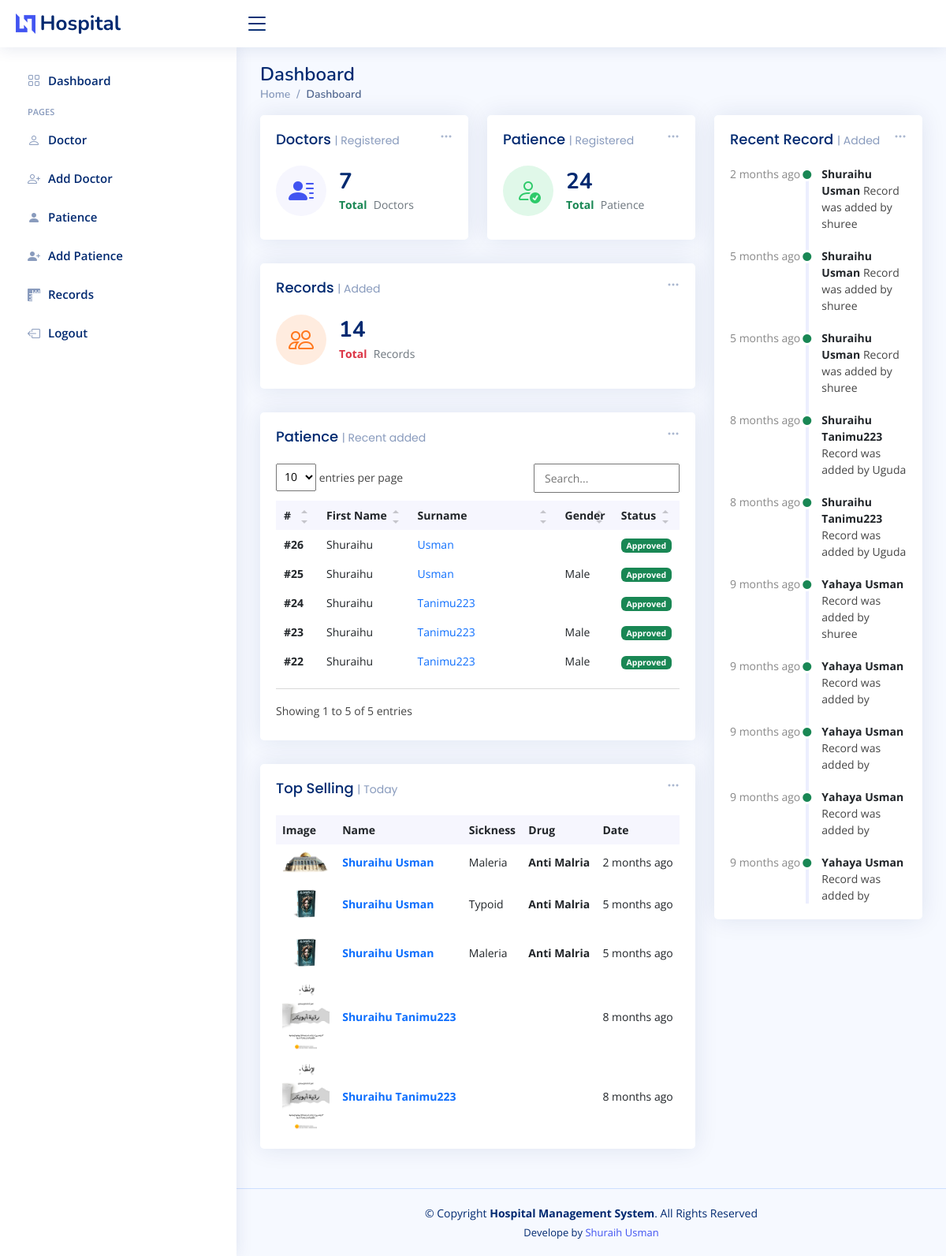
The page /admin/dashboard.php (signed in) on the database its author committed.
### tables this page shows
CREATE TABLE `patience` (
  `id` int(11) NOT NULL,
  `firstname` varchar(20) DEFAULT NULL,
  `surname` varchar(20) DEFAULT NULL,
  `middlename` varchar(20) DEFAULT NULL,
  `gender` varchar(10) DEFAULT NULL,
  `images` varchar(50) DEFAULT NULL,
  `addresss` text DEFAULT NULL
);

CREATE TABLE `record` (
  `id` int(11) NOT NULL,
  `sickness` varchar(220) DEFAULT NULL,
  `drug` varchar(50) DEFAULT NULL,
  `descriptions` varchar(200) DEFAULT NULL,
  `images` varchar(50) DEFAULT NULL,
  `pt_id` int(11) NOT NULL,
  `fullname` varchar(222) NOT NULL,
  `dates` datetime NOT NULL,
  `d_id` int(11) NOT NULL
);

### config/config.php (called while the page is built, shortened)
<?php
function to_time_ago( $time ) {
    $diff = time() - $time;
    $time_rules = array (
                12 * 30 * 24 * 60 * 60 => 'year',
                30 * 24 * 60 * 60       => 'month',
                24 * 60 * 60           => 'day',
                60 * 60                   => 'hour',
                60                       => 'minute',
                1                       => 'second'
    );
    foreach( $time_rules as $secs => $str ) {
        $div = $diff / $secs;
        if( $div >= 1 ) {
            $t = round( $div );
            return $t . ' ' . $str .
                ( $t > 1 ? 's' : '' ) . ' ago';
        }
    }
}

### admin/dashboard.php (the view, shortened to what this page needs)
<?php
require_once("../config/config.php");
require_once("header.php");
$sql = "SELECT COUNT(*) AS total_doctors FROM doctor";
$res = $db->query($sql);
$row = $res->fetch_assoc();
$total_doctors = $row['total_doctors'];
$sql = "SELECT COUNT(*) AS total_patience FROM patience";
$res = $db->query($sql);
$row = $res->fetch_assoc();
$total_patience = $row['total_patience'];
$sql = "SELECT COUNT(*) AS total_record FROM record";
$res = $db->query($sql);
$row = $res->fetch_assoc();
$total_record = $row['total_record'];
$sql = "SELECT record.*, COALESCE(admin_tb.username, doctor.username) AS adc_name
 FROM record
 LEFT JOIN admin_tb ON record.d_id = admin_tb.id
 LEFT JOIN doctor ON record.d_id = doctor.id
 ORDER BY record.id DESC LIMIT 10 ";
$rec_res = $db->query($sql);
$sql = "SELECT * FROM patience ORDER BY id DESC LIMIT 5";
$respat = $db->query($sql);
$sql = "SELECT * FROM record ORDER BY id DESC LIMIT 5";
$resrec = $db->query($sql);
?>
<main id="main" class="main">
<div class="pagetitle">
  <h1>Dashboard</h1>
  <nav>
    <ol class="breadcrumb">
      <li class="breadcrumb-item"><a href="dashboard.php">Home</a></li>
      <li class="breadcrumb-item active">Dashboard</li>
    </ol>
  </nav>
</div>
<section class="section dashboard">
  <div class="row">
    <div class="col-lg-8">
      <div class="row">
        <div class="col-xxl-4 col-md-6">
          <div class="card info-card sales-card">
            <div class="filter">
              <a class="icon" href="#" data-bs-toggle="dropdown" aria-expanded="false"><i class="bi bi-three-dots"></i></a>
            </div>
            <div class="card-body">
              <h5 class="card-title"> Doctors <span>| Registered</span></h5>
              <div class="d-flex align-items-center">
                <div class="card-icon rounded-circle d-flex align-items-center justify-content-center">
                  <i class="bi bi-person-lines-fill"></i>
                </div>
                <div class="ps-3">
                  <h6><?php echo $total_doctors;?></h6>
                  <span class="text-success small pt-1 fw-bold">Total</span> <span class="text-muted small pt-2 ps-1">Doctors</span>
                </div>
              </div>
            </div>
          </div>
        </div>
        <div class="col-xxl-4 col-md-6">
          <div class="card info-card revenue-card">
            <div class="filter">
              <a class="icon" href="#" data-bs-toggle="dropdown"><i class="bi bi-three-dots"></i></a>
            </div>
            <div class="card-body">
              <h5 class="card-title">Patience <span>| Registered</span></h5>
              <div class="d-flex align-items-center">
                <div class="card-icon rounded-circle d-flex align-items-center justify-content-center">
                  <i class="bi bi-person-check"></i>
                </div>
                <div class="ps-3">
                  <h6><?php echo $total_patience;?></h6>
                  <span class="text-success small pt-1 fw-bold">Total</span> <span class="text-muted small pt-2 ps-1">Patience</span>
                </div>
              </div>
            </div>
          </div>
        </div>
        <div class="col-xxl-4 col-xl-12">
          <div class="card info-card customers-card">
            <div class="filter">
              <a class="icon" href="#" data-bs-toggle="dropdown"><i class="bi bi-three-dots"></i></a>
            </div>
            <div class="card-body">
              <h5 class="card-title">Records <span>| Added</span></h5>
              <div class="d-flex align-items-center">
                <div class="card-icon rounded-circle d-flex align-items-center justify-content-center">
                  <i class="bi bi-people"></i>
                </div>
                <div class="ps-3">
                  <h6><?php echo $total_record;?></h6>
                  <span class="text-danger small pt-1 fw-bold">Total</span> <span class="text-muted small pt-2 ps-1">Records</span>
                </div>
              </div>
            </div>
          </div>
        </div>
        <div class="col-12">
          <div class="card recent-sales overflow-auto">
            <div class="filter">
              <a class="icon" href="#" data-bs-toggle="dropdown"><i class="bi bi-three-dots"></i></a>
            </div>
            <div class="card-body">
              <h5 class="card-title"> Patience <span>| Recent added</span></h5>
              <div class="dataTable-wrapper dataTable-loading no-footer sortable searchable fixed-columns"><div class="dataTable-top"><div class="dataTable-dropdown"><label><select class="dataTable-selector"><option value="5">5</option><option value="10" selected="">10</option><option value="15">15</option><option value="20">20</option><option value="25">25</option></select> entries per page</label></div><div class="dataTable-search"><input class="dataTable-input" placeholder="Search..." type="text"></div></div><div class="dataTable-container"><table class="table table-borderless datatable dataTable-table">
                <thead>
                  <tr><th scope="col" data-sortable="" style="width: 10.8992%;"><a href="#" class="dataTable-sorter">#</a></th><th scope="col" data-sortable="" style="width: 23.9782%;"><a href="#" class="dataTable-sorter">First Name</a></th><th scope="col" data-sortable="" style="width: 40.1907%;"><a href="#" class="dataTable-sorter">Surname</a></th><th scope="col" data-sortable="" style="width: 9.80926%;"><a href="#" class="dataTable-sorter">Gender</a></th><th scope="col" data-sortable="" style="width: 15.1226%;"><a href="#" class="dataTable-sorter">Status</a></th></tr>
                </thead>
                <tbody>
                  <?php foreach ($respat as $row) {
                    echo '
                    <tr>
                    <th scope="row"><a href="#">#'.$row['id'].'</a></th><td>'.$row['firstname'].'</td><td><a href="#" class="text-primary">'.$row['surname'].'</a></td><td>'.$row['gender'].'</td><td><span class="badge bg-success">Approved</span></td></tr>';
                  }
                  ?>
                    </tbody>
              </table></div><div class="dataTable-bottom"><div class="dataTable-info">Showing 1 to 5 of 5 entries</div><nav class="dataTable-pagination"><ul class="dataTable-pagination-list"></ul></nav></div></div>
            </div>
          </div>
        </div>
        <div class="col-12">
          <div class="card top-selling overflow-auto">
            <div class="filter">
              <a class="icon" href="#" data-bs-toggle="dropdown"><i class="bi bi-three-dots"></i></a>
            </div>
            <div class="card-body pb-0">
              <h5 class="card-title">Top Selling <span>| Today</span></h5>
              <table class="table table-borderless">
                <thead>
                  <tr>
                    <th scope="col">Image</th>
                    <th scope="col">Name</th>
                    <th scope="col">Sickness</th>
                    <th scope="col">Drug</th>
                    <th scope="col">Date</th>
                  </tr>
                </thead>
                <tbody>
              <?php
              foreach ($resrec as $row) {
                echo '<tr>
                <th scope="row"><a href="show_record.php?record='.$row['id'].'"><img src="uploads/'.$row['images'].'" alt=""></a></th>
                <td><a href="show_record.php?record='.$row['id'].'" class="text-primary fw-bold">'.$row['fullname'].'</a></td>
                <td>'.$row['sickness'].'</td>
                <td class="fw-bold">'.$row['drug'].'</td>
                <td>'.to_time_ago( strtotime($row['dates']) - 5).'</td>
              </tr>';
              }
              ?>
                </tbody>
              </table>
            </div>
          </div>
        </div>
      </div>
    </div>
    <div class="col-lg-4">
      <div class="card">
        <div class="filter">
          <a class="icon" href="#" data-bs-toggle="dropdown"><i class="bi bi-three-dots"></i></a>
        </div>
        <div class="card-body">
          <h5 class="card-title">Recent Record <span> | Added</span></h5>
          <div class="activity">
<?php
while ($row = $rec_res->fetch_assoc() ) {
echo ' <div class="activity-item d-flex">
<div class="activite-label">'.to_time_ago( strtotime($row['dates']) - 5).'</div>
<i class="bi bi-circle-fill activity-badge text-success align-self-start"></i>
<div class="activity-content">
   <a href="show_record.php?record='.$row['id'].'" class="fw-bold text-dark">'.$row['fullname'].'</a> Record was added by '.$row['adc_name'].'
</div>
</div>
';
}
?>
          </div>
        </div>
      </div>
        <div class="filter">
          <a class="icon" href="#" data-bs-toggle="dropdown"><i class="bi bi-three-dots"></i></a>
        </div>
    </div>
  </div>
</section>
</main>
<?php
require_once("footer.php");
?>

### assets/css/style.css (style rules this page uses)
:root { scroll-behavior: smooth; }
body { font-family: "Open Sans", sans-serif; background: #f6f9ff; color: #444444; }
a { color: #4154f1; text-decoration: none; }
h1, h2, h3, h4, h5, h6 { font-family: "Nunito", sans-serif; }
#main { margin-top: 60px; padding: 20px 30px; transition: all 0.3s; }
.pagetitle { margin-bottom: 10px; }
.pagetitle h1 { font-size: 24px; margin-bottom: 0; font-weight: 600; color: #012970; }
.card { margin-bottom: 30px; border: none; border-radius: 5px; box-shadow: 0px 0 30px rgba(1, 41, 112, 0.1); }
.card-title { padding: 20px 0 15px 0; font-size: 18px; font-weight: 500; color: #012970; font-family: "Poppins", sans-serif; }
.card-title span { color: #899bbd; font-size: 14px; font-weight: 400; }
.card-body { padding: 0 20px 20px 20px; }
.breadcrumb { font-size: 14px; font-family: "Nunito", sans-serif; color: #899bbd; font-weight: 600; }
.breadcrumb a { color: #899bbd; transition: 0.3s; }
.breadcrumb .breadcrumb-item::before { color: #899bbd; }
.breadcrumb .active { color: #51678f; font-weight: 600; }
@media (min-width: 1200px) { #main, #footer { margin-left: 300px; } }
.dashboard .filter { position: absolute; right: 0px; top: 15px; }
.dashboard .filter .icon { color: #aab7cf; padding-right: 20px; padding-bottom: 5px; transition: 0.3s; font-size: 16px; }
.dashboard .info-card { padding-bottom: 10px; }
.dashboard .info-card h6 { font-size: 28px; color: #012970; font-weight: 700; margin: 0; padding: 0; }
.dashboard .card-icon { font-size: 32px; line-height: 0; width: 64px; height: 64px; flex-shrink: 0; flex-grow: 0; }
.dashboard .sales-card .card-icon { color: #4154f1; background: #f6f6fe; }
.dashboard .revenue-card .card-icon { color: #2eca6a; background: #e0f8e9; }
.dashboard .customers-card .card-icon { color: #ff771d; background: #ffecdf; }
.dashboard .activity { font-size: 14px; }
.dashboard .activity .activity-item .activite-label { color: #888; position: relative; flex-shrink: 0; flex-grow: 0; min-width: 64px; }
.dashboard .activity .activity-item .activite-label::before { content: ""; position: absolute; right: -11px; width: 4px; top: 0; bottom: 0; background-color: #eceefe; }
.dashboard .activity .activity-item .activity-badge { margin-top: 3px; z-index: 1; font-size: 11px; line-height: 0; border-radius: 50%; flex-shrink: 0; border: 3px solid #fff; flex-grow: 0; }
.dashboard .activity .activity-item .activity-content { padding-left: 10px; padding-bottom: 20px; }
.dashboard .activity .activity-item:first-child .activite-label::before { top: 5px; }
.dashboard .activity .activity-item:last-child .activity-content { padding-bottom: 0; }
.dashboard .recent-sales { font-size: 14px; }
.dashboard .recent-sales .table thead { background: #f6f6fe; }
.dashboard .recent-sales .table thead th { border: 0; }
.dashboard .recent-sales .dataTable-top { padding: 0 0 10px 0; }
.dashboard .recent-sales .dataTable-bottom { padding: 10px 0 0 0; }
.dashboard .top-selling { font-size: 14px; }
.dashboard .top-selling .table thead { background: #f6f6fe; }
.dashboard .top-selling .table thead th { border: 0; }
.dashboard .top-selling .table tbody td { vertical-align: middle; }
.dashboard .top-selling img { border-radius: 5px; max-width: 60px; }

### rows shown on the page
patience: id "26", firstname "Shuraihu", surname "Usman"
patience: id "25", firstname "Shuraihu", surname "Usman", gender "Male"
patience: id "24", firstname "Shuraihu", surname "Tanimu223"
patience: id "23", firstname "Shuraihu", surname "Tanimu223", gender "Male"
patience: id "22", firstname "Shuraihu", surname "Tanimu223", gender "Male"
record: images (picture), fullname "Shuraihu Usman", sickness "Maleria", drug "Anti Malria", to_time_ago(strtotime($row['dates'])-5) "2 months ago", adc_name "shuree"
record: images (picture), fullname "Shuraihu Usman", sickness "Typoid", drug "Anti Malria", to_time_ago(strtotime($row['dates'])-5) "5 months ago", adc_name "shuree"
record: images (picture), fullname "Shuraihu Usman", sickness "Maleria", drug "Anti Malria", to_time_ago(strtotime($row['dates'])-5) "5 months ago", adc_name "shuree"
record: images (picture), fullname "Shuraihu Tanimu223", to_time_ago(strtotime($row['dates'])-5) "8 months ago", adc_name "Uguda"
record: images (picture), fullname "Shuraihu Tanimu223", to_time_ago(strtotime($row['dates'])-5) "8 months ago", adc_name "Uguda"
record: to_time_ago(strtotime($row['dates'])-5) "9 months ago", fullname "Yahaya Usman", adc_name "shuree"
record: to_time_ago(strtotime($row['dates'])-5) "9 months ago", fullname "Yahaya Usman"
record: to_time_ago(strtotime($row['dates'])-5) "9 months ago", fullname "Yahaya Usman"
record: to_time_ago(strtotime($row['dates'])-5) "9 months ago", fullname "Yahaya Usman"
record: to_time_ago(strtotime($row['dates'])-5) "9 months ago", fullname "Yahaya Usman"

### other values the page prints
$total_doctors "7"
$total_patience "24"
$total_record "14"
